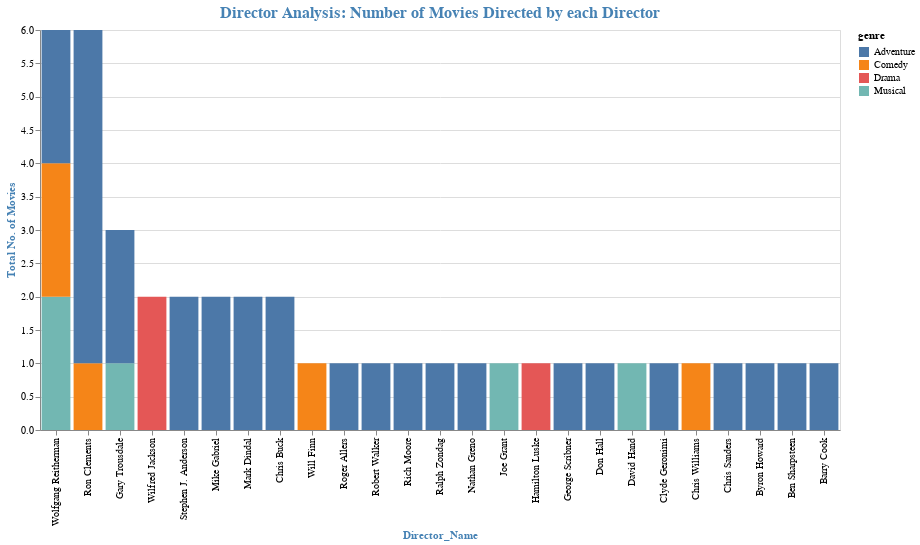

Source (notebook cell):
### Markdown cell above
Let's create a horizontal bar chart using Altair where the `x-axis` shows the `director` names, the `y-axis` shows the `total_movies` directed by each director, and the bars are colored according to the `genre` of the movie.

### Code cell
dir_by_genre = alt.Chart(gross_dir_merge_df).mark_bar().encode(
    x=alt.X('director',title="Director_Name",sort='-y', axis=alt.Axis(titleColor='steelblue')),
    y=alt.Y('total_movies',title='Total No. of Movies', axis=alt.Axis(titleColor='steelblue')),
    color='genre'
).properties(
    width=800,
    height=400,
    title=
    {
        'text':'Director Analysis: Number of Movies Directed by each Director',
        'fontSize': 16,
        'fontWeight': 'bold',
        'color': 'steelblue'
    }
)

dir_by_genre

### Figure 1 — Vega-Lite specification as saved in the notebook (floating-point values rounded to 4 significant figures)
{"config": {"view": {"continuousWidth": 400, "continuousHeight": 300}}, "data": {"name": "data-3ffe24307211d43b262fa665bbf948d0"}, "mark": "bar", "encoding": {"color": {"field": "genre", "type": "nominal"}, "x": {"axis": {"titleColor": "steelblue"}, "field": "director", "sort": "-y", "title": "Director_Name", "type": "nominal"}, "y": {"axis": {"titleColor": "steelblue"}, "field": "total_movies", "title": "Total No. of Movies", "type": "quantitative"}}, "height": 400, "title": {"text": "Director Analysis: Number of Movies Directed by each Director", "fontSize": 16, "fontWeight": "bold", "color": "steelblue"}, "width": 800, "$schema": "https://vega.github.io/schema/vega-lite/v4.17.0.json", "datasets": {"data-3ffe24307211d43b262fa665bbf948d0": [{"director": "Wolfgang Reitherman", "genre": "Musical", "total_movies": 2}, {"director": "Wolfgang Reitherman", "genre": "Comedy", "total_movies": 2}, {"director": "Wolfgang Reitherman", "genre": "Adventure", "total_movies": 2}, {"director": "Will Finn", "genre": "Comedy", "total_movies": 1}, {"director": "Wilfred Jackson", "genre": "Drama", "total_movies": 2}, {"director": "Stephen J. Anderson", "genre": "Adventure", "total_movies": 2}, {"director": "Ron Clements", "genre": "Comedy", "total_movies": 1}, {"director": "Ron Clements", "genre": "Adventure", "total_movies": 5}, {"director": "Roger Allers", "genre": "Adventure", "total_movies": 1}, {"director": "Robert Walker", "genre": "Adventure", "total_movies": 1}, {"director": "Rich Moore", "genre": "Adventure", "total_movies": 1}, {"director": "Ralph Zondag", "genre": "Adventure", "total_movies": 1}, {"director": "Nathan Greno", "genre": "Adventure", "total_movies": 1}, {"director": "Mike Gabriel", "genre": "Adventure", "total_movies": 2}, {"director": "Mark Dindal", "genre": "Adventure", "total_movies": 2}, {"director": "Joe Grant", "genre": "Musical", "total_movies": 1}, {"director": "Hamilton Luske", "genre": "Drama", "total_movies": 1}, {"director": "George Scribner", "genre": "Adventure", "total_movies": 1}, {"director": "Gary Trousdale", "genre": "Musical", "total_movies": 1}, {"director": "Gary Trousdale", "genre": "Adventure", "total_movies": 2}, {"director": "Don Hall", "genre": "Adventure", "total_movies": 1}, {"director": "David Hand", "genre": "Musical", "total_movies": 1}, {"director": "Clyde Geronimi", "genre": "Adventure", "total_movies": 1}, {"director": "Chris Williams", "genre": "Comedy", "total_movies": 1}, {"director": "Chris Sanders", "genre": "Adventure", "total_movies": 1}, {"director": "Chris Buck", "genre": "Adventure", "total_movies": 2}, {"director": "Byron Howard", "genre": "Adventure", "total_movies": 1}, {"director": "Ben Sharpsteen", "genre": "Adventure", "total_movies": 1}, {"director": "Barry Cook", "genre": "Adventure", "total_movies": 1}]}}
